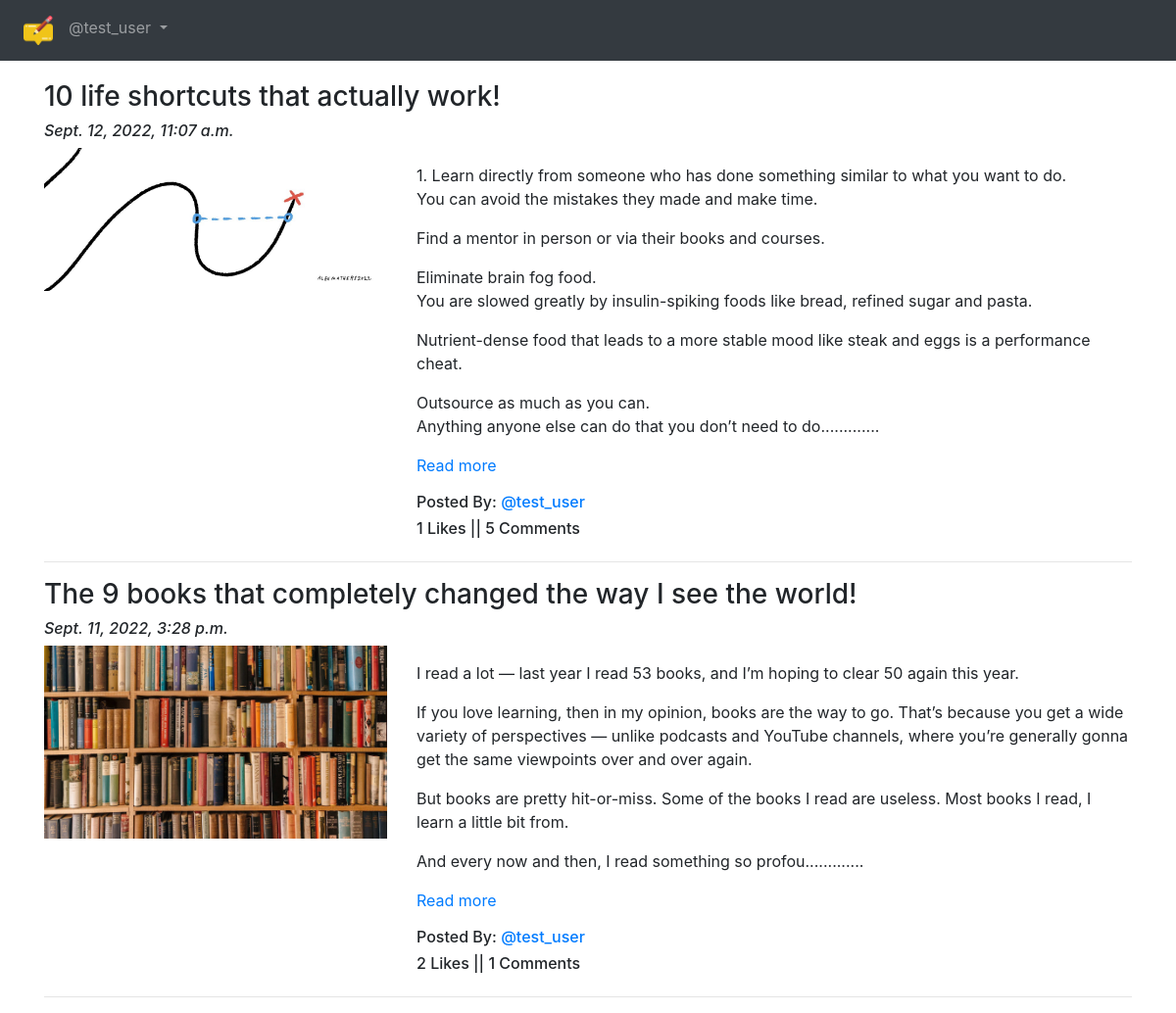
Screenshot of /blog/ (signed in) with the database file from the repository.
### App_Blog/models.py (models this page shows, shortened)
class Blog(models.Model):
    author = models.ForeignKey(
        User, on_delete=models.CASCADE, related_name='post_author')
    blog_title = models.CharField(max_length=254, verbose_name="Put a Title")
    slug = models.SlugField(max_length=264, unique=True)
    blog_content = models.TextField(verbose_name="What is on your mind?")
    blog_image = models.ImageField(
        upload_to='blog_images', verbose_name="Image")
    publish_date = models.DateTimeField(auto_now_add=True)
    update_date = models.DateTimeField(auto_now=True)
    class Meta:
        ordering = ('-publish_date',)

### App_Blog/views.py (the view)
# urls.py: path('', views.BlogList.as_view(), name='blog_list'),
class BlogList(ListView):
    context_object_name = 'blogs'
    model = Blog
    template_name = 'App_Blog/blog_list.html'

### App_Blog/templatetags/custom_filters.py (called while the page is built)
def range_filter(value):
    return value[0:500] + "............."

### templates/App_Blog/blog_list.html (shortened to what this page needs)
{% extends 'base.html' %}
{% load custom_filters %}
{% block body_block %}
{% for blog in blogs %}
<h3>{{ blog.blog_title }}</h3>
<h6><i>{{ blog.publish_date }}</i></h6>
<div class="row">
    <div class="col-sm-4">
        <img src="/media/{{blog.blog_image}}" alt="{{blog.blog_title}}" title="{{blog.blog_title}}" width="100%">
    </div>
    <div class="col-sm-8">
        <p>{{blog.blog_content|range_filter|linebreaks}}
            <a href="{% url 'App_Blog:blog_details' slug=blog.slug %}">Read more</a>
        </p>
        <h6>Posted By: <a href="#">@{{blog.author}}</a></h6>
        <h6>{{blog.liked_blog.count}} Likes || {{blog.blog_comment.count}} Comments</h6>
    </div>
</div>
<hr>
{% endfor %}
{% endblock %}

### templates/base.html (shortened to what this page needs)
<!doctype html>
<html lang="en">
  <head>
    <link rel="stylesheet" href="https://cdn.jsdelivr.net/npm/bootstrap@4.6.2/dist/css/bootstrap.min.css">
  </head>
  <body>
    <nav class="navbar navbar-expand-sm bg-dark navbar-dark">
      <ul class="navbar-nav">
            <li class="nav-item active">
              <a class="nav-link" href="{% url 'index' %}"><img src="/media/logo.png" width="30px"></a>
            </li>
            {% if user.is_authenticated %}
              <div class="nav-item dropdown">
                  <a class="nav-link dropdown-toggle" href="#" id="navbardrop" data-toggle="dropdown">
                    @{{ user.username }}
                  </a>
              </div>
            {% endif %}
      </ul>
    </nav>
    <div class="container" style="padding-top:20px">
      {% block body_block %}
      {% endblock %}
    </div>
  </body>
</html>

### rows the page displays
Blog: blog_title "10 life shortcuts that actually work!", publish_date "Sept. 12, 2022, 11:07 a.m.", blog_image (picture), blog_content|range_filter "1. Learn directly from someone who has done something similar to what you want to do. You can avoid the mistakes they made and make time. Find a mentor in person or via their books and courses. Eliminate brain fog food. You are slowed greatly by insulin-spiking foods like bread, refined sugar and pasta. Nutrient-dense food that leads to a more stable mood like steak and eggs is a performance cheat. Outsource as much as you can. Anything anyone else can do that you don’t need to do.............", author "test_user", liked_blog.count "1", blog_comment.count "5"
Blog: blog_title "The 9 books that completely changed the way I see the world!", publish_date "Sept. 11, 2022, 3:28 p.m.", blog_image (picture), blog_content|range_filter "I read a lot — last year I read 53 books, and I’m hoping to clear 50 again this year. If you love learning, then in my opinion, books are the way to go. That’s because you get a wide variety of perspectives — unlike podcasts and YouTube channels, where you’re generally gonna get the same viewpoints over and over again. But books are pretty hit-or-miss. Some of the books I read are useless. Most books I read, I learn a little bit from. And every now and then, I read something so profou.............", author "test_user", liked_blog.count "2", blog_comment.count "1"

### other values shown
{{ user.username }} "test_user"
